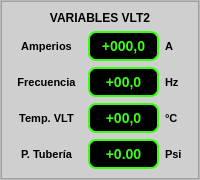
                <widget class="QFrame" name="frame_22">
                 <property name="frameShape">
                  <enum>QFrame::StyledPanel</enum>
                 </property>
                 <property name="frameShadow">
                  <enum>QFrame::Raised</enum>
                 </property>
                 <layout class="QVBoxLayout" name="verticalLayout_33">
                  <property name="spacing">
                   <number>0</number>
                  </property>
                  <property name="leftMargin">
                   <number>0</number>
                  </property>
                  <property name="topMargin">
                   <number>0</number>
                  </property>
                  <property name="rightMargin">
                   <number>0</number>
                  </property>
                  <property name="bottomMargin">
                   <number>0</number>
                  </property>
                  <item>
                   <widget class="QFrame" name="frame_36">
                    <property name="styleSheet">
                     <string notr="true">background-color: rgb(207, 207, 207);</string>
                    </property>
                    <property name="frameShape">
                     <enum>QFrame::StyledPanel</enum>
                    </property>
                    <property name="frameShadow">
                     <enum>QFrame::Raised</enum>
                    </property>
                    <layout class="QVBoxLayout" name="verticalLayout_32">
                     <item>
                      <widget class="QLabel" name="label_49">
                       <property name="font">
                        <font>
                         <pointsize>9</pointsize>
                         <weight>75</weight>
                         <bold>true</bold>
                        </font>
                       </property>
                       <property name="text">
                        <string>VARIABLES VLT2</string>
                       </property>
                       <property name="alignment">
                        <set>Qt::AlignCenter</set>
                       </property>
                      </widget>
                     </item>
                     <item>
                      <layout class="QHBoxLayout" name="horizontalLayout_28" stretch="3,3,1">
                       <item>
                        <widget class="QLabel" name="label_50">
                         <property name="font">
                          <font>
                           <pointsize>8</pointsize>
                           <weight>75</weight>
                           <bold>true</bold>
                          </font>
                         </property>
                         <property name="text">
                          <string>Amperios</string>
                         </property>
                         <property name="alignment">
                          <set>Qt::AlignCenter</set>
                         </property>
                        </widget>
                       </item>
                       <item>
                        <widget class="QLabel" name="amp_2">
                         <property name="font">
                          <font>
                           <pointsize>-1</pointsize>
                           <weight>75</weight>
                           <bold>true</bold>
                          </font>
                         </property>
                         <property name="styleSheet">
                          <string notr="true">QLabel {
    background-color: black;  /* Fondo negro */
    color: #39FF14;  /* Verde neón */
    font-weight: bold;
    font-size: 14px;
    border: 2px solid #39FF14;  /* Borde verde neón */
    border-radius: 8px;  /* Bordes redondeados */
    padding: 5px;  /* Espaciado interno */
}</string>
                         </property>
                         <property name="text">
                          <string>+000,0</string>
                         </property>
                         <property name="alignment">
                          <set>Qt::AlignCenter</set>
                         </property>
                        </widget>
                       </item>
                       <item>
                        <widget class="QLabel" name="label_52">
                         <property name="font">
                          <font>
                           <pointsize>8</pointsize>
                           <weight>75</weight>
                           <bold>true</bold>
                          </font>
                         </property>
                         <property name="text">
                          <string>A</string>
                         </property>
                        </widget>
                       </item>
                      </layout>
                     </item>
                     <item>
                      <layout class="QHBoxLayout" name="horizontalLayout_29" stretch="3,3,1">
                       <item>
                        <widget class="QLabel" name="label_53">
                         <property name="font">
                          <font>
                           <pointsize>8</pointsize>
                           <weight>75</weight>
                           <bold>true</bold>
                          </font>
                         </property>
                         <property name="text">
                          <string>Frecuencia</string>
                         </property>
                         <property name="alignment">
                          <set>Qt::AlignCenter</set>
                         </property>
                        </widget>
                       </item>
                       <item>
                        <widget class="QLabel" name="frec_2">
                         <property name="font">
                          <font>
                           <pointsize>-1</pointsize>
                           <weight>75</weight>
                           <bold>true</bold>
                          </font>
                         </property>
                         <property name="styleSheet">
                          <string notr="true">QLabel {
    background-color: black;  /* Fondo negro */
    color: #39FF14;  /* Verde neón */
    font-weight: bold;
    font-size: 14px;
    border: 2px solid #39FF14;  /* Borde verde neón */
    border-radius: 8px;  /* Bordes redondeados */
    padding: 5px;  /* Espaciado interno */
}</string>
                         </property>
                         <property name="text">
                          <string>+00,0</string>
                         </property>
                         <property name="alignment">
                          <set>Qt::AlignCenter</set>
                         </property>
                        </widget>
                       </item>
                       <item>
                        <widget class="QLabel" name="label_55">
                         <property name="font">
                          <font>
                           <pointsize>8</pointsize>
                           <weight>75</weight>
                           <bold>true</bold>
                          </font>
                         </property>
                         <property name="text">
                          <string>Hz</string>
                         </property>
                        </widget>
                       </item>
                      </layout>
                     </item>
                     <item>
                      <layout class="QHBoxLayout" name="horizontalLayout_30" stretch="3,3,1">
                       <item>
                        <widget class="QLabel" name="label_56">
                         <property name="font">
                          <font>
                           <pointsize>8</pointsize>
                           <weight>75</weight>
                           <bold>true</bold>
                          </font>
                         </property>
                         <property name="text">
                          <string>Temp. VLT</string>
                         </property>
                         <property name="alignment">
                          <set>Qt::AlignCenter</set>
                         </property>
                        </widget>
                       </item>
                       <item>
                        <widget class="QLabel" name="temp_2">
                         <property name="font">
                          <font>
                           <pointsize>-1</pointsize>
                           <weight>75</weight>
                           <bold>true</bold>
                          </font>
                         </property>
                         <property name="styleSheet">
                          <string notr="true">QLabel {
    background-color: black;  /* Fondo negro */
    color: #39FF14;  /* Verde neón */
    font-weight: bold;
    font-size: 14px;
    border: 2px solid #39FF14;  /* Borde verde neón */
    border-radius: 8px;  /* Bordes redondeados */
    padding: 5px;  /* Espaciado interno */
}</string>
                         </property>
                         <property name="text">
                          <string>+00,0</string>
                         </property>
                         <property name="alignment">
                          <set>Qt::AlignCenter</set>
                         </property>
                        </widget>
                       </item>
                       <item>
                        <widget class="QLabel" name="label_58">
                         <property name="font">
                          <font>
                           <pointsize>8</pointsize>
                           <weight>75</weight>
                           <bold>true</bold>
                          </font>
                         </property>
                         <property name="text">
                          <string>°C</string>
                         </property>
                        </widget>
                       </item>
                      </layout>
                     </item>
                     <item>
                      <layout class="QHBoxLayout" name="horizontalLayout_31" stretch="3,3,1">
                       <item>
                        <widget class="QLabel" name="label_59">
                         <property name="font">
                          <font>
                           <pointsize>8</pointsize>
                           <weight>75</weight>
                           <bold>true</bold>
                          </font>
                         </property>
                         <property name="text">
                          <string>P. Tubería</string>
                         </property>
                         <property name="alignment">
                          <set>Qt::AlignCenter</set>
                         </property>
                        </widget>
                       </item>
                       <item>
                        <widget class="QLabel" name="pres_2">
                         <property name="font">
                          <font>
                           <pointsize>-1</pointsize>
                           <weight>75</weight>
                           <bold>true</bold>
                          </font>
                         </property>
                         <property name="styleSheet">
                          <string notr="true">QLabel {
    background-color: black;  /* Fondo negro */
    color: #39FF14;  /* Verde neón */
    font-weight: bold;
    font-size: 14px;
    border: 2px solid #39FF14;  /* Borde verde neón */
    border-radius: 8px;  /* Bordes redondeados */
    padding: 5px;  /* Espaciado interno */
}</string>
                         </property>
                         <property name="text">
                          <string>+0.00</string>
                         </property>
                         <property name="alignment">
                          <set>Qt::AlignCenter</set>
                         </property>
                        </widget>
                       </item>
                       <item>
                        <widget class="QLabel" name="label_61">
                         <property name="font">
                          <font>
                           <pointsize>8</pointsize>
                           <weight>75</weight>
                           <bold>true</bold>
                          </font>
                         </property>
                         <property name="text">
                          <string>Psi</string>
                         </property>
                        </widget>
                       </item>
                      </layout>
                     </item>
                    </layout>
                   </widget>
                  </item>
                 </layout>
                </widget>
